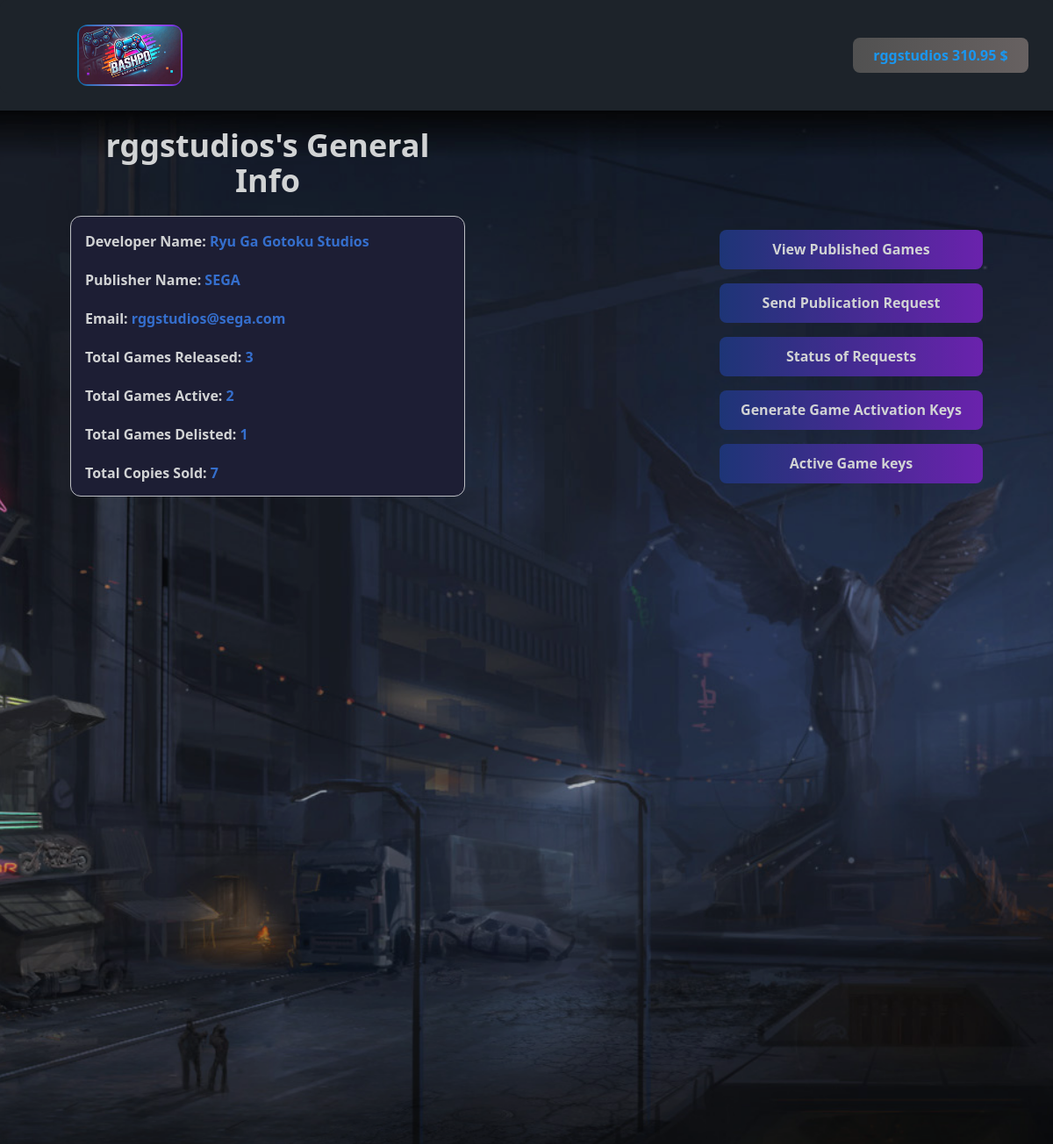
The app's page /dev_dashboard (signed in) with its own data.
### tables this page shows
CREATE TABLE "USERS" (
	"username"	TEXT NOT NULL UNIQUE,
	"email"	TEXT NOT NULL UNIQUE,
	"password"	TEXT NOT NULL,
	"buyer_address"	TEXT,
	"store_region"	TEXT CHECK("store_region" IN ('NA', 'LA', 'EU', 'ASI', '')),
	"card_info"	INT,
	"company_name"	TEXT,
	"publisher_name"	TEXT CHECK("publisher_name" IN ('bandai_namco', 'playstation_publishing', 'xbox_game_studios', 'square_enix', 'sega', 'self', '')),
	"user_type"	TEXT NOT NULL CHECK("user_type" IN ('buyer', 'developer', 'admin')),
	"account_status"	TEXT NOT NULL CHECK("account_status" IN ('active', 'terminated')),
	PRIMARY KEY("username")
);

### app.py (the view)
@app.route('/dev_dashboard', methods=['GET','POST'])
@login_required('developer')
def developer_dashboard():
    connect_db()
    with sqlite3.connect('bashpos_--definitely--_secured_database.db') as db:
        c = db.cursor()
        c.execute("SELECT username,company_name,publisher_name,email FROM USERS WHERE user_type ='developer' and username=?",(session['username'],))
        dev_data = c.fetchone()
        dev_username=dev_data[0]
        company_name=dev_data[1]
        publisher_name=dev_data[2]
        dev_email=dev_data[3]
        c.execute("SELECT balance FROM WALLET_BALANCE WHERE username = ?",(session['username'],))
        balance = round(c.fetchone()[0],2)
        c.execute("SELECT game_name, status from GAME_PUBLISH_REQUEST WHERE username=?",(session['username'],))
        game_req_data = c.fetchall()
        c.execute("SELECT game_name,game_status, base_price,copies_sold,sale_status,actual_price,sale_end_time FROM GAME_LIST WHERE dev_username=?",(dev_username,))
        game_list_data=c.fetchall()
        print(game_list_data)
        c.execute("SELECT COUNT(*) FROM GAME_LIST WHERE dev_username=?",(dev_username,))
        no_of_total_games=c.fetchone()[0]
        c.execute("SELECT COUNT(*) FROM GAME_LIST WHERE dev_username=? AND game_status='Active'",(dev_username,))
        no_of_games_active=c.fetchone()[0]
        c.execute("SELECT SUM(copies_sold) FROM GAME_LIST WHERE dev_username=?",(dev_username,))
        no_of_total__games_sold=c.fetchone()[0]
        delisted_games_count=no_of_total_games-no_of_games_active
        c.execute("SELECT game_name, copies_sold, revenue_generated FROM GAME_LIST WHERE dev_username=?",(dev_username,))
        revenue_data=c.fetchall()
        c.execute("SELECT game_key, game_name FROM GAME_KEY WHERE STATUS='ACTIVE'")
        game_key_active=c.fetchall()
    return render_template('dev_dashboard.html',dev_username=dev_username, balance=balance,company_name=company_name,
                           publisher_name=publisher_name.upper(),dev_email=dev_email,game_req_data=game_req_data,game_list_data=game_list_data,
                           no_of_total__games_sold=no_of_total__games_sold, no_of_total_games= no_of_total_games,no_of_games_active=no_of_games_active,
                           delisted_games_count=delisted_games_count,revenue_data=revenue_data,game_key_active=game_key_active)

### app.py (called while the page is built)
def login_required(role):
    def wrapper(fn):
        @wraps(fn)
        def decorated_view(*args, **kwargs):
            if 'user_type' not in session:
                return redirect(url_for('login'))
            if session['user_type'] != role:
                return "Unauthorized Access", 403
            return fn(*args, **kwargs)
        return decorated_view
    return wrapper

### templates/dev_dashboard.html (shortened to what this page needs)
<!DOCTYPE html>
<html lang="en" data-theme="dark">
<head>
    <link href="https://cdn.jsdelivr.net/npm/daisyui@4.12.10/dist/full.min.css" rel="stylesheet" type="text/css" />
    <script src="https://cdn.tailwindcss.com"></script>
</head>
<body class="font-inter">
    <header class="flex flex-col lg:flex-row items-start lg:items-center justify-between gap-2 p-2 bg-base-100 rounded-lg">
        <div class="ml-5 lg:ml-20 mt-5 w-[80px] lg:w-[120px]">
            <div
                class="bg-gradient-to-r from-sky-700 via-purple-400 to-violet-700 rounded-xl p-[2px] flex items-center">
                <a href="/" class="block w-full h-full">
                    <img alt="Logo" src="{{ url_for('static', filename='img/logo.jpg') }}" class="rounded-lg" />
                </a>
            </div>
        </div>
        <div class="mt-3 lg:mt-5 lg:mr-5">
            <select id="user-name" name="user_name"
                class="block rounded-lg w-full lg:w-[200px] h-[40px] bg-gradient-to-r from-[#515151] to-[#676161] text-[#1A97F0] font-bold focus:ring-2 focus:ring-white focus:text-black appearance-none"
                onchange="handleDropdownChange(this)" required>
                <option value="" disabled selected
                    class="bg-gradient-to-r from-[#515151] to-[#676161] text-[#1A97F0] text-center font-bold">
                    {{ dev_username }} {{ balance }} $
                </option>
            </select>
        </div>
    </header>
    <section class="mt-5">
        <div
            class="gap-5 absolute bg-[url('{{ url_for('static', filename='img/bg-1.jpg') }}')] bg-cover bg-center w-full min-h-screen bg-blue-600 opacity-80 z-0">
            <div class="mt-5">
                <h1
                    class="w-auto px-4 lg:w-[450px] mx-auto lg:mx-20 text-xl sm:text-2xl lg:text-4xl font-bold my-5 text-white text-center">
                    {{dev_username}}'s General Info
                </h1>
            </div>
            <div
                class="flex flex-col lg:flex-row justify-between items-start lg:items-center mx-4 lg:mx-20 space-y-6 lg:space-y-0">
                <div
                    class="box-border h-auto lg:h-[320px] w-full lg:w-[450px] p-4 border rounded-xl bg-[rgba(30,29,55,1)]">
                    <p class="text-base mb-5 font-bold text-white">Developer Name:   <span class="text-blue-500 ">{{ company_name }}</span></p>
                    <p class="text-base mb-5 font-bold text-white">Publisher Name: <span class="text-blue-500 ">{{publisher_name}}</span></p>
                    <p class="text-base mb-5 font-bold text-white">Email: <span class="text-blue-500 ">{{dev_email}}</span></p>
                    <p class="text-base mb-5 font-bold text-white">Total Games Released: <span class="text-blue-500 ">{{ no_of_total_games}}</span></p>
                    <p class="text-base mb-5 font-bold text-white">Total Games Active: <span class="text-blue-500 ">{{ no_of_games_active}}</span></p>
                    <p class="text-base mb-5 font-bold text-white">Total Games Delisted: <span class="text-blue-500 ">{{ delisted_games_count}}</span></p>
                    <p class="text-base mb-5 font-bold text-white">Total Copies Sold:<span class="text-blue-500 "> {{no_of_total__games_sold}}</span></p>
                </div>
                <div class="flex flex-col space-y-4">
                  <button type="button" id="ViewPublishedGamesButton" data-modal-target="ViewPublishedGamesModal" data-modal-toggle="ViewPublishedGamesModal"
                  class="w-[300px] h-[45px] font-bold bg-gradient-to-r from-blue-900 to-purple-700 text-white rounded-lg">
                 View Published Games
              </button>
                <div class="flex justify-end">
                    <button type="button" id="SendPubReqButton" data-modal-target="#SendPubReqModal" data-modal-toggle="SendPubReqModal"
                            class="w-[300px] h-[45px] font-bold bg-gradient-to-r from-blue-900 to-purple-700 text-white rounded-lg">
                        Send Publication Request
                    </button>
                </div>
                <button type="button" id="RequestStatusButton" data-modal-target="RequestStatusModal" data-modal-toggle="RequestStatusModal"
                class="w-full lg:w-[300px] h-[45px] font-bold bg-gradient-to-r from-blue-900 to-purple-700 text-white rounded-lg">
                Status of Requests
            </button>
<button type="button" id="GenerateWalletButton" data-modal-target="GenerateWalletModal"
data-modal-toggle="GenerateWalletModal"
class="w-full lg:w-[300px] h-[45px] font-bold bg-gradient-to-r from-blue-900 to-purple-700 text-white rounded-lg">
Generate Game Activation Keys
</button>
<button type="button" id="SeeGameKeyButton" data-modal-target="SeeGameKeyModal" data-modal-toggle="SeeGameKeyModal"
class="w-full lg:w-[300px] h-[45px] font-bold bg-gradient-to-r from-blue-900 to-purple-700 text-white rounded-lg">
Active Game keys
</button>
</div>
                </div>
            </div>
    </section>
</body>
</html>

### records on screen
USERS: user_name "rggstudios 310.95 $", username "rggstudios", company_name "Ryu Ga Gotoku Studios", publisher_name "SEGA", email "rggstudios@sega.com"

### other values on screen
{{ no_of_total_games }} "3"
{{ no_of_games_active }} "2"
{{ delisted_games_count }} "1"
{{ no_of_total__games_sold }} "7"
